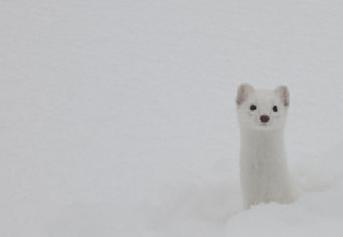
#> input picture Segmenting_Based_on_Texture/images/snow.jpg, 343 x 237 px
$ jupyter execute Example_3.ipynb
#> lines starting #> are read from the running program, lines starting #| are printed output that depends on the picture
# Differentiating Texture with an Entropy Filter

[cell 1]
import cv2
import matplotlib.pyplot as plt
from scipy.ndimage import generic_filter
import numpy as np
from skimage.filters.rank import entropy
from skimage.morphology import rectangle

[cell 2]
snow = cv2.imread("./images/snow.jpg")
#> snow is the input picture: shape (237, 343, 3); mean B, G, R 194.8, 192.7, 192.1
snow = cv2.cvtColor(snow, cv2.COLOR_BGR2RGB)

plt.imshow(snow)
plt.title('RGB')
plt.axis('off')
plt.show()

The animal is camouflaged in the snow. We will segment it using the difference in texture between the snow and the fur.

[cell 3]
snow_gray = cv2.cvtColor(snow, cv2.COLOR_RGB2GRAY)

First create filtered images using the standard deviation and range filters.

[cell 4]
snow_std = generic_filter(snow_gray, np.std, size=19)
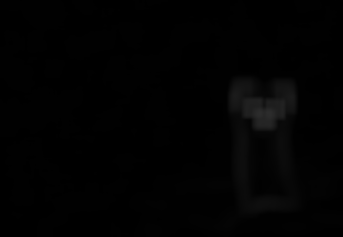
#> snow_std: shape (237, 343); min 0, max 44, mean 1.9

plt.imshow(snow_std, cmap='gray')
plt.title('STD filter')
plt.axis('off')
plt.show()

[cell 5]
# http://docs.opencv.org/master/d4/d86/group__imgproc__filter.html#ga67493776e3ad1a3df63883829375201f
snow_range = cv2.morphologyEx(snow_gray, cv2.MORPH_GRADIENT, kernel=cv2.getStructuringElement(cv2.MORPH_RECT, ksize=(19, 19)))
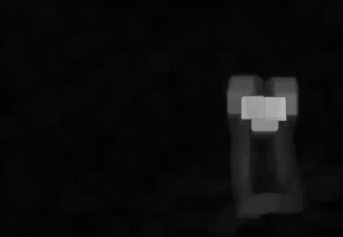
#> snow_range: shape (237, 343); min 0, max 182, mean 11.6

plt.imshow(snow_range, cmap='gray')
plt.title('Range filter')
plt.axis('off')
plt.show()

Range and standard deviation filters picked up similar features of the animal—the eyes and outline. That is because both of these filters look at how much the pixels are changing in a neighborhood. The entropy filter, in contrast, looks for patterns, or lack of patterns.

[cell 6]
# https://scikit-image.org/docs/stable/api/skimage.filters.rank.html#skimage.filters.rank.entropy
snow_entropy = entropy(snow_gray, rectangle(19, 19))
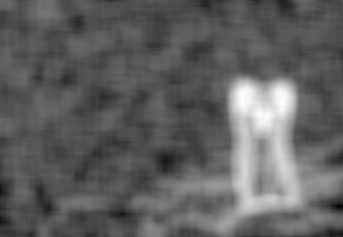
#> snow_entropy: shape (237, 343) float64; min 0, max 6.08, mean 2.3; drawn with min black and max white

plt.imshow(snow_entropy, cmap='gray')
plt.title('Entropy filter')
plt.axis('off')
plt.show()
